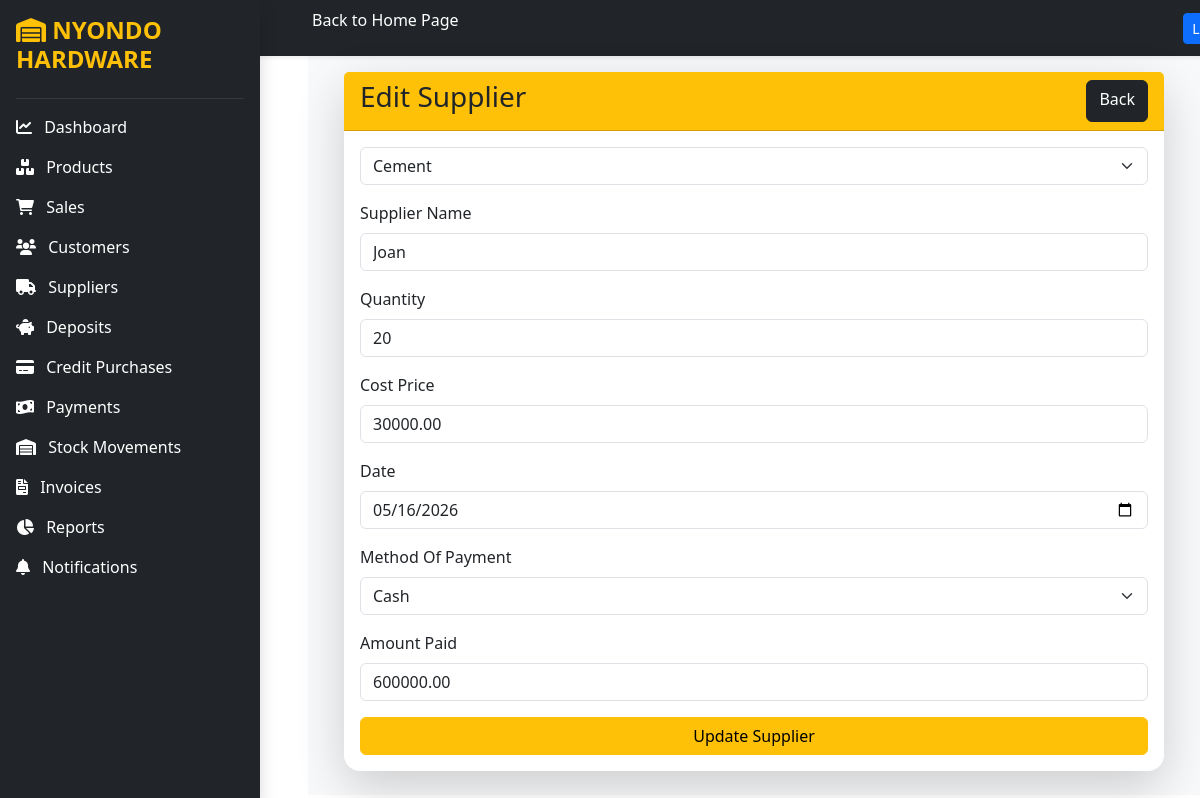
/edit_supplier/1/, run on the app's committed database.
### core/models.py (models this page shows, shortened)
class Supplier(models.Model):
    PAYMENT_STATUS = [
        ('Pending', 'Pending'),
        ('Partial', 'Partial'),
        ('Paid', 'Paid'),
    ]
    product = models.ForeignKey(Product,on_delete=models.CASCADE)
    supplier_name = models.CharField(max_length=100)
    quantity = models.IntegerField(validators=[MinValueValidator(0)])
    cost_price = models.DecimalField(max_digits=10,decimal_places=2)
    total_cost = models.DecimalField(max_digits=12,decimal_places=2,default=0)
    amount_paid = models.DecimalField(max_digits=12,decimal_places=2,default=0)
    balance = models.DecimalField(max_digits=12,decimal_places=2,default=0)
    payment_status = models.CharField( max_length=20,choices=PAYMENT_STATUS,default='Pending')
    date = models.DateField()

class Product(models.Model):
    name = models.CharField(max_length=100,validators=[MinLengthValidator(2)])
    category = models.CharField(max_length=100,validators=[MinLengthValidator(2)])
    unit_cost = models.DecimalField(max_digits=10,decimal_places=2,validators=[MinValueValidator(0)])
    selling_price = models.DecimalField(max_digits=10,decimal_places=2,validators=[MinValueValidator(0)])
    stock_quantity = models.IntegerField(validators=[MinValueValidator(0)])

### core/views.py (the view, shortened to what this page needs)
# urls.py: path('edit_supplier/<int:id>/',views.edit_supplier,name='edit_supplier'),
def edit_supplier(request, id):
    supplier = get_object_or_404(Supplier,id=id)
    products = Product.objects.all()
    context = {'supplier': supplier,'products': products}
    return render(request,'edit_supplier.html',context)

### core/templates/edit_supplier.html (shortened to what this page needs)
{% extends 'base.html' %} {% block content %}
<div class="container mt-5">
    <div class="card shadow-lg border-0 rounded-4">
        <div class="card-header bg-warning">
            <div class="d-flex justify-content-between">
                <h3>Edit Supplier</h3>
                <a href="{% url 'suppliers' %}" class="btn btn-dark"> Back </a>
            </div>
        </div>
        <div class="card-body">
            <form method="POST">
                <div class="mb-3">
                    <select name="product"
        class="form-select"
        required>
    {% for product in products %}
    <option value="{{ product.id }}"
        {% if supplier.product.id == product.id %}selected{% endif %}>
        {{ product.name }}
    </option>
    {% endfor %}
</select>
                </div>
                <div class="mb-3">
                    <label class="form-label"> Supplier Name </label>
                    <input type="text" name="supplier_name" value="{{ supplier.supplier_name }}" class="form-control"
                        required />
                </div>
                <div class="mb-3">
                    <label class="form-label"> Quantity </label>
                    <input type="number" name="quantity" value="{{ supplier.quantity }}" class="form-control"
                        required />
                </div>
                <div class="mb-3">
                    <label class="form-label"> Cost Price </label>
                    <input type="number" step="0.01" name="cost_price" value="{{ supplier.cost_price }}"
                        class="form-control" required />
                </div>
                <div class="mb-3">
                    <label class="form-label"> Date </label>
                    <input type="date" name="date" value="{{ supplier.date|date:'Y-m-d' }}" class="form-control"
                        required />
                </div>
                <div class="mb-3">
                    <label class="form-label"> Method Of Payment </label>
                    <select name="method_of_payment" class="form-select">
                        <option value="Cash">Cash</option>
                    </select>
                </div>
                <div class="mb-3">
                    <label class="form-label"> Amount Paid </label>
                    <input type="number" step="0.01" name="amount_paid" value="{{ supplier.amount_paid }}"
                        class="form-control" required />
                </div>
                <button type="submit" class="btn btn-warning w-100">
                    Update Supplier
                </button>
            </form>
        </div>
    </div>
</div>
{% endblock %}

### data on the page
Supplier: product "Cement", supplier_name "Joan", quantity "20", cost_price "30000.00", date "05/16/2026", amount_paid "600000.00"
